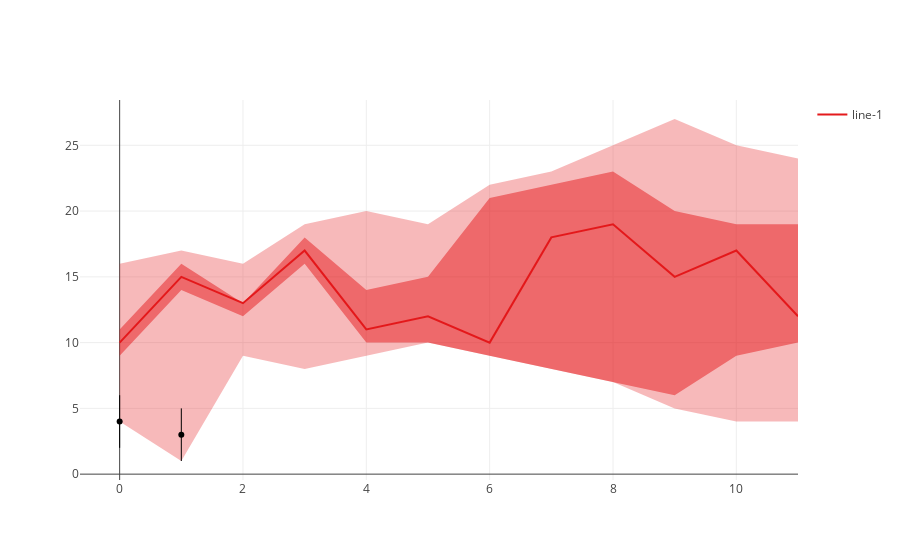

The cell this chart's notebook holds for it:
### Code cell
plotly.offline.iplot(FanChart(data=lines.iterrows(), observations=observations.iterrows()), filename='fan_chart')

### Figure 1 — Plotly figure (JSON) as saved in the notebook; plotly's stock layout.template omitted (floating-point values rounded to 4 significant figures)
{"data": [{"legendgroup": "line-1", "line": {"color": "rgba(228, 26, 28, 1)"}, "mode": "lines", "name": "line-1", "type": "scatter", "uid": "40c2d50f-be5e-49b8-8fde-1731d46eff65", "x": [0, 1, 2, 3, 4, 5, 6, 7, 8, 9, 10, 11], "y": [10, 15, 13, 17, 11, 12, 10, 18, 19, 15, 17, 12]}, {"fill": "toself", "fillcolor": "rgba(228, 26, 28, 0.5)", "hoverinfo": "none", "legendgroup": "line-1", "line": {"width": 0}, "mode": "lines", "name": "line-1", "showlegend": false, "type": "scatter", "uid": "928efbb4-9bee-4a9a-b7aa-39cd9bab9587", "x": [0, 1, 2, 3, 4, 5, 6, 7, 8, 9, 10, 11, 11, 10, 9, 8, 7, 6, 5, 4, 3, 2, 1, 0], "y": [9, 14, 12, 16, 10, 10, 9, 8, 7, 6, 9, 10, 12, 17, 15, 19, 18, 10, 12, 11, 17, 13, 15, 10]}, {"fill": "toself", "fillcolor": "rgba(228, 26, 28, 0.5)", "hoverinfo": "none", "legendgroup": "line-1", "line": {"width": 0}, "mode": "lines", "name": "line-1", "showlegend": false, "type": "scatter", "uid": "fbddd861-c6f6-4d38-b157-3be8ddcba84f", "x": [0, 1, 2, 3, 4, 5, 6, 7, 8, 9, 10, 11, 11, 10, 9, 8, 7, 6, 5, 4, 3, 2, 1, 0], "y": [11, 16, 13, 18, 14, 15, 21, 22, 23, 20, 19, 19, 12, 17, 15, 19, 18, 10, 12, 11, 17, 13, 15, 10]}, {"fill": "toself", "fillcolor": "rgba(228, 26, 28, 0.3)", "hoverinfo": "none", "legendgroup": "line-1", "line": {"width": 0}, "mode": "lines", "name": "line-1", "showlegend": false, "type": "scatter", "uid": "654affc9-f073-4761-8100-71a3457c7068", "x": [0, 1, 2, 3, 4, 5, 6, 7, 8, 9, 10, 11, 11, 10, 9, 8, 7, 6, 5, 4, 3, 2, 1, 0], "y": [4, 1, 9, 8, 9, 10, 9, 8, 7, 5, 4, 4, 12, 17, 15, 19, 18, 10, 12, 11, 17, 13, 15, 10]}, {"fill": "toself", "fillcolor": "rgba(228, 26, 28, 0.3)", "hoverinfo": "none", "legendgroup": "line-1", "line": {"width": 0}, "mode": "lines", "name": "line-1", "showlegend": false, "type": "scatter", "uid": "324b789e-1d39-47db-a388-89784ac1efe6", "x": [0, 1, 2, 3, 4, 5, 6, 7, 8, 9, 10, 11, 11, 10, 9, 8, 7, 6, 5, 4, 3, 2, 1, 0], "y": [16, 17, 16, 19, 20, 19, 22, 23, 25, 27, 25, 24, 12, 17, 15, 19, 18, 10, 12, 11, 17, 13, 15, 10]}, {"hoverinfo": "none", "line": {"color": "#000", "width": 1}, "mode": "lines", "showlegend": false, "text": "", "type": "scatter", "uid": "be31c9e8-860d-487d-abc9-a73cf6d1b22f", "x": [0, 0], "y": [6, 2]}, {"hoverlabel": {"bgcolor": "#000"}, "marker": {"color": "#000"}, "mode": "markers", "showlegend": false, "type": "scatter", "uid": "f1c94347-2574-426c-bed8-4527db520456", "x": [0], "y": [4]}, {"hoverinfo": "none", "line": {"color": "#000", "width": 1}, "mode": "lines", "showlegend": false, "text": "", "type": "scatter", "uid": "982cb922-176e-4531-bc07-a62893091647", "x": [1, 1], "y": [5, 1]}, {"hoverlabel": {"bgcolor": "#000"}, "marker": {"color": "#000"}, "mode": "markers", "showlegend": false, "type": "scatter", "uid": "dfedeb98-18fe-47e6-80b8-c454b30e1b9c", "x": [1], "y": [3]}], "layout": {"autosize": true, "xaxis": {"autorange": true, "range": [-0.6045, 11], "type": "linear"}, "yaxis": {"autorange": true, "range": [-0.4444, 28.44], "type": "linear"}}}
